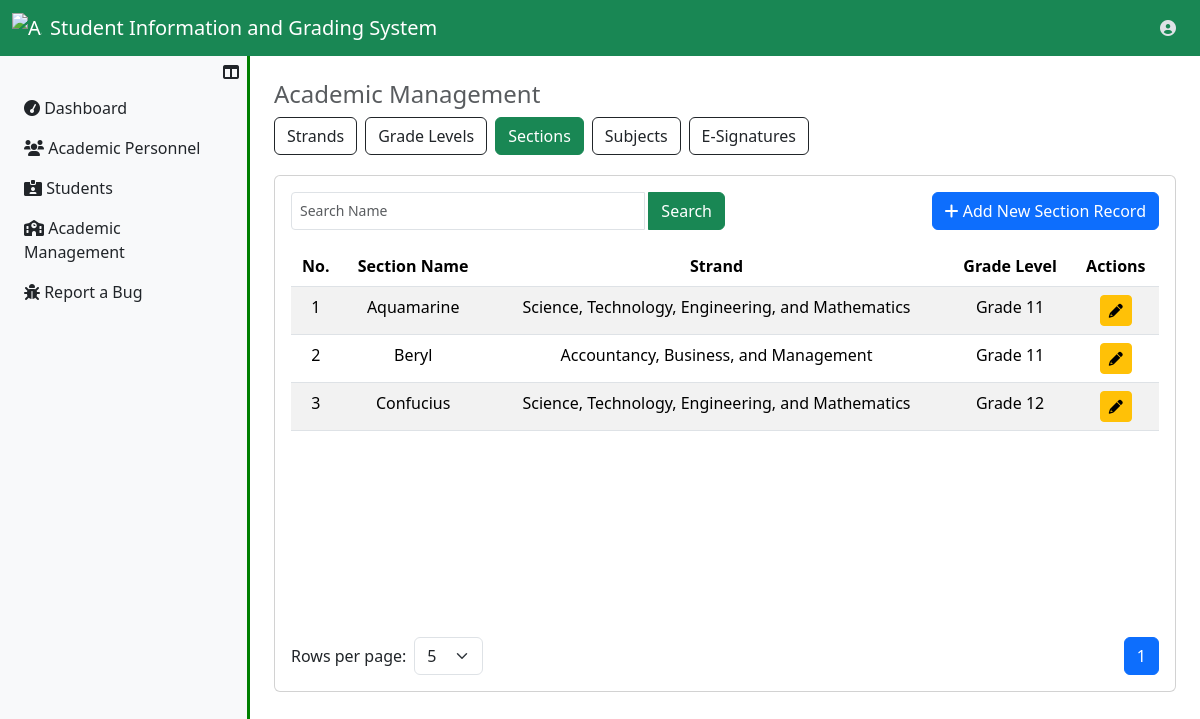
Screenshot of /UserRegistrar/sections.php (signed in) with the database file from the repository.
### tables this page shows
CREATE TABLE `sections_tbl` (
  `section_id` int(11) NOT NULL,
  `fk_year_id` int(11) NOT NULL,
  `fk_strand_id` int(11) NOT NULL,
  `section_name` varchar(250) NOT NULL,
  `insrt_ts` datetime NOT NULL,
  `updt_ts` datetime DEFAULT NULL
);

CREATE TABLE `strands_tbl` (
  `strand_id` int(11) NOT NULL,
  `strand_name` varchar(250) NOT NULL,
  `strand_nn` varchar(20) NOT NULL,
  `insrt_ts` datetime NOT NULL,
  `updt_ts` datetime DEFAULT NULL
);

CREATE TABLE `year_levels_tbl` (
  `year_level_id` int(11) NOT NULL,
  `yl_name` varchar(250) NOT NULL,
  `insrt_ts` datetime NOT NULL,
  `updt_ts` datetime DEFAULT NULL
);

### UserRegistrar/sections.php (the view, shortened to what this page needs)
<?php
  include ("../server_connection/db_connect.php");
?>
<!DOCTYPE html>
<html lang="en">
<head>
    <link rel="stylesheet" href="../../Bootstrap/css/bootstrap.min.css">
    <link rel="stylesheet" href="https://cdnjs.cloudflare.com/ajax/libs/font-awesome/6.0.0-beta3/css/all.min.css">
</head>
<body>
    <?php include '../Assets/components/RegistrarNavbar.php'; ?>
    <div class="d-flex">
        <?php include '../Assets/components/RegistrarSidebar.php'; ?>
        <div class="content p-4 flex-grow-1">
            <h4 class="text-muted">Academic Management</h4>
                <div class="d-flex justify-content-start mb-3">
                    <a href="academic_management.php" class="btn btn-outline-dark me-2">Strands</a>
                    <a href="grade_levels.php" class="btn btn-outline-dark me-2">Grade Levels</a>
                    <a href="sections.php" class="btn btn-success me-2">Sections</a>
                    <a href="subjects.php" class="btn btn-outline-dark me-2">Subjects</a>
                    <a href="e_sigs.php" class="btn btn-outline-dark me-2">E-Signatures</a>
                </div>
            <div class="card table-container">
                <div class="card-body">
                    <div class="d-flex justify-content-between mb-3">
                        <div class="input-group w-50">
                            <input type="text" class="form-control form-control-sm me-1" id="searchInput" placeholder="Search Name">
                            <button class="btn btn-success" id="searchButton">Search</button>
                        </div>
                        <a href="AddSection.php" class="btn btn-primary">
                            <i class="fas fa-plus"></i>
                            Add New Section Record
                        </a>
                    </div>
                    <div class="table-responsive">
                        <table class="table table-striped" id="studentsTable">
                            <thead align="center">
                                <tr>
                                    <th>No.</th>
                                    <th>Section Name</th>
                                    <th>Strand</th>
                                    <th>Grade Level</th>
                                    <th>Actions</th>
                                </tr>
                            </thead>
                            <tbody id="tableBody" align="center">
                                <?php
                                    $sql = "SELECT A.section_name, A.section_id, B.strand_name, C.yl_name FROM sections_tbl AS A
                                    INNER JOIN strands_tbl AS B ON A.fk_strand_id=B.strand_id
                                    INNER JOIN year_levels_tbl AS C ON A.fk_year_id=C.year_level_id";
                                    try
                                    {
                                        $result=$conn->prepare($sql);
                                        $result->execute();
                                        if($result->rowcount()>0)
                                        {
                                            $i=1;
                                            while($row=$result->fetch(PDO::FETCH_ASSOC))
                                            {
                                                echo "
                                                    <tr>
                                                        <td class='text-center'>{$i} </td>
                                                        <td class='text-center'>{$row["section_name"]}</td>
                                                        <td class='text-center'>{$row["strand_name"]}</td>
                                                        <td class='text-center'>{$row["yl_name"]}</td>
                                                        <td>
                                                            <a href='EditSection.php?section_id={$row["section_id"]}' class='btn btn-warning btn-sm'>
                                                                <i class='fas fa-pencil'></i>
                                                            </a>
                                                        </td>";
                                                        ?>
                                                    </tr>
                                                <?php
                                                $i++;
                                            }
                                        }
                                        else
                                        {
                                            echo "<tr><tdv colspan = '6'> No records found. </td></tr>";
                                        }
                                    }
                                    catch(Exception $e)
                                    {
                                        echo "Unexpected error has been occured!" . $e ->getMessage();
                                    }
                                ?>
                            </tbody>
                        </table>
                    </div>
                    <div class="d-flex justify-content-between align-items-center mt-3">
                        <div class="d-inline-flex align-items-center">
                            <label for="rowsPerPage" class="me-2 mb-0">Rows per page:</label>
                            <select id="rowsPerPage" class="form-select">
                                <option value="5">5</option>
                            </select>
                        </div>
                        <nav>
                            <ul class="pagination mb-0" id="pagination"></ul>
                        </nav>
                    </div>
                </div>
            </div>
        </div>
    </div>
</body>
</html>

### UserRegistrar/sections.php (style rules this page uses)
.table-container { margin-top: 20px; min-width: 100%; }
.table-responsive { height: 375px; }
.content { transition: margin-left 0.3s ease; }
#rowsPerPage { width: auto; }

### rows the page displays
sections_tbl: section_name "Aquamarine", fk_strand.strand_name "Science, Technology, Engineering, and Mathematics", fk_year.yl_name "Grade 11"
sections_tbl: section_name "Beryl", fk_strand.strand_name "Accountancy, Business, and Management", fk_year.yl_name "Grade 11"
sections_tbl: section_name "Confucius", fk_strand.strand_name "Science, Technology, Engineering, and Mathematics", fk_year.yl_name "Grade 12"
